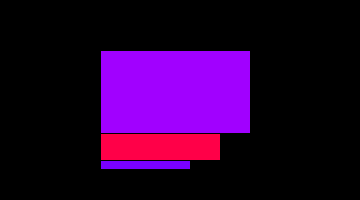
Frame 1 (no input)
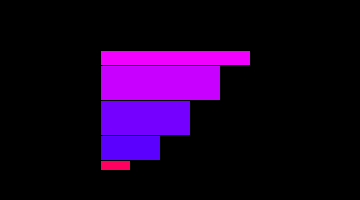
Frame 60 (the mouse pressed at the canvas centre just before this capture)
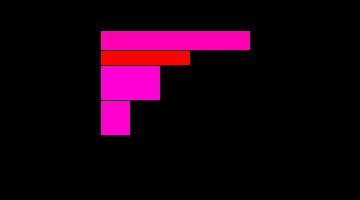
Frame 120 (the mouse held since frame 60 and released just before this capture)

The Processing sketch that drew these frames (run headless with seeded random() and noise(); from frame 60 on, the mouse is pressed at the canvas centre):

// Processing sketch: processing_13852
// ── processing_13852.pde

void setup () {
  size(360,200);
  colorMode(HSB,30,30,100);
}
void draw() {
  background(0);
  for(int x=0; x<=150; x=x+30) {
   float y= sin(radians(x+frameCount))*0.7*100+50;
   fill(random(20,30),100,150);
   rect(100,50,x,y);
  }
}
                
                
